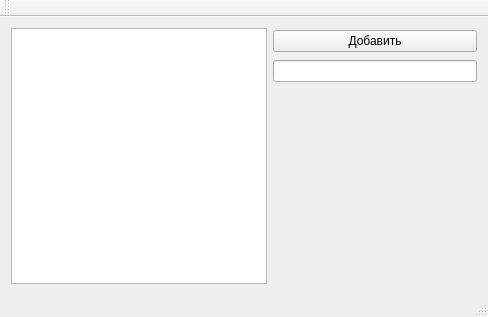
<?xml version="1.0" encoding="UTF-8"?>
<ui version="4.0">
 <class>MainWindow</class>
 <widget class="QMainWindow" name="MainWindow">
  <property name="geometry">
   <rect>
    <x>0</x>
    <y>0</y>
    <width>488</width>
    <height>317</height>
   </rect>
  </property>
  <property name="windowTitle">
   <string>MainWindow</string>
  </property>
  <widget class="QWidget" name="centralWidget">
   <layout class="QHBoxLayout" name="horizontalLayout">
    <item>
     <widget class="QListWidget" name="listWidget"/>
    </item>
    <item>
     <layout class="QVBoxLayout" name="verticalLayout">
      <property name="bottomMargin">
       <number>200</number>
      </property>
      <item>
       <widget class="QPushButton" name="addButton">
        <property name="text">
         <string>Добавить</string>
        </property>
       </widget>
      </item>
      <item>
       <widget class="QLineEdit" name="nameEdit"/>
      </item>
     </layout>
    </item>
   </layout>
  </widget>
  <widget class="QMenuBar" name="menuBar">
   <property name="geometry">
    <rect>
     <x>0</x>
     <y>0</y>
     <width>488</width>
     <height>21</height>
    </rect>
   </property>
  </widget>
  <widget class="QToolBar" name="mainToolBar">
   <attribute name="toolBarArea">
    <enum>TopToolBarArea</enum>
   </attribute>
   <attribute name="toolBarBreak">
    <bool>false</bool>
   </attribute>
  </widget>
  <widget class="QStatusBar" name="statusBar"/>
 </widget>
 <layoutdefault spacing="6" margin="11"/>
 <resources/>
 <connections/>
</ui>
